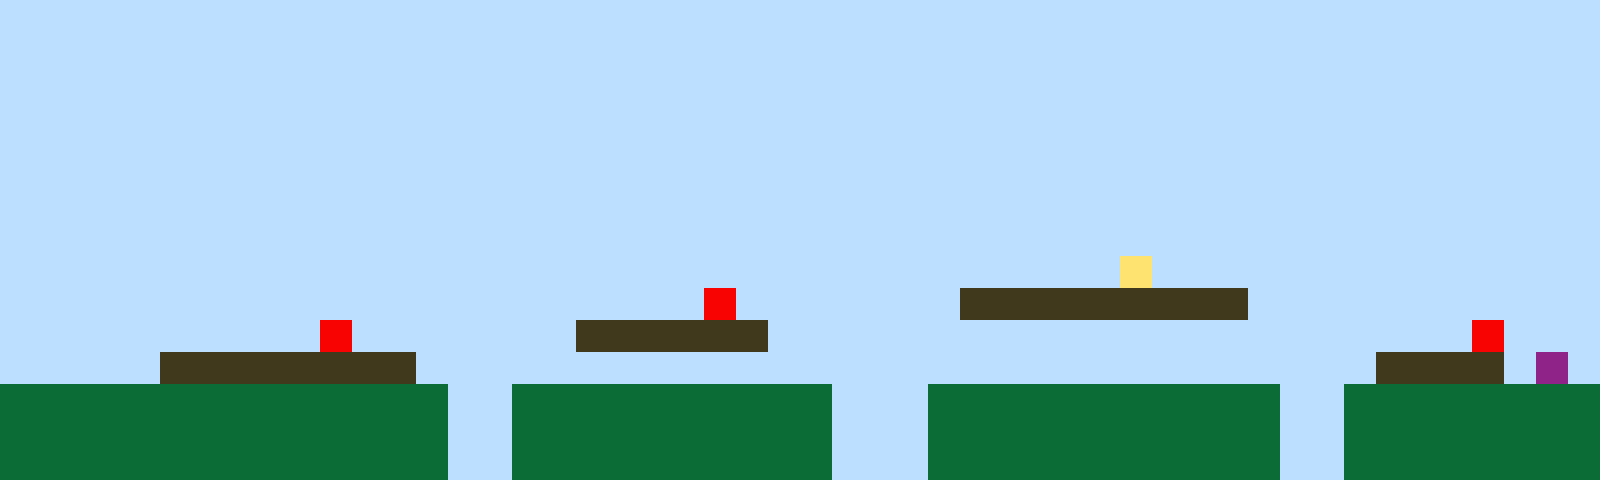

Rendered tile map (Tiled .tmx) drawn with the repository's tilesets; below, a short description and the full map source, tile grids included:
An orthogonal 50x15 tile map with 32x32 px tiles, 1 tile layer (Tile Layer 1).

<map version="1.10" tiledversion="1.11.2" orientation="orthogonal" renderorder="right-up" width="50" height="15" tilewidth="32" tileheight="32" infinite="0" nextlayerid="2" nextobjectid="1"><editorsettings><export target="map1.csv" format="csv" /></editorsettings><tileset firstgid="1" name="sprites" tilewidth="32" tileheight="32" tilecount="6" columns="3"><image source="sprites.png" width="96" height="64" /></tileset><layer id="1" name="Tile Layer 1" width="50" height="15"><data encoding="csv">1,1,1,1,1,1,1,1,1,1,1,1,1,1,1,1,1,1,1,1,1,1,1,1,1,1,1,1,1,1,1,1,1,1,1,1,1,1,1,1,1,1,1,1,1,1,1,1,1,1,1,1,1,1,1,1,1,1,1,1,1,1,1,1,1,1,1,1,1,1,1,1,1,1,1,1,1,1,1,1,1,1,1,1,1,1,1,1,1,1,1,1,1,1,1,1,1,1,1,1,1,1,1,1,1,1,1,1,1,1,1,1,1,1,1,1,1,1,1,1,1,1,1,1,1,1,1,1,1,1,1,1,1,1,1,1,1,1,1,1,1,1,1,1,1,1,1,1,1,1,1,1,1,1,1,1,1,1,1,1,1,1,1,1,1,1,1,1,1,1,1,1,1,1,1,1,1,1,1,1,1,1,1,1,1,1,1,1,1,1,1,1,1,1,1,1,1,1,1,1,1,1,1,1,1,1,1,1,1,1,1,1,1,1,1,1,1,1,1,1,1,1,1,1,1,1,1,1,1,1,1,1,1,1,1,1,1,1,1,1,1,1,1,1,1,1,1,1,1,1,1,1,1,1,1,1,1,1,1,1,1,1,1,1,1,1,1,1,1,1,1,1,1,1,1,1,1,1,1,1,1,1,1,1,1,1,1,1,1,1,1,1,1,1,1,1,1,1,1,1,1,1,1,1,1,1,1,1,1,1,1,1,1,1,1,1,1,1,1,1,1,1,1,1,1,1,1,1,1,1,1,1,1,1,1,1,1,1,1,1,1,1,1,1,1,1,1,1,1,1,1,1,1,1,1,1,1,1,1,1,1,1,1,1,1,1,1,1,1,1,1,1,1,1,1,1,1,1,1,1,1,1,1,1,1,1,1,1,1,1,1,1,1,1,1,1,1,1,1,1,1,1,1,1,1,1,1,1,1,1,1,1,1,1,1,1,1,1,1,1,1,1,1,1,1,1,1,1,1,1,1,1,1,1,1,4,1,1,1,1,1,1,1,1,1,1,1,1,1,1,1,1,1,1,1,1,1,1,1,1,1,1,1,1,1,1,1,1,1,1,1,1,5,1,1,1,1,1,1,1,3,3,3,3,3,3,3,3,3,1,1,1,1,1,1,1,1,1,1,1,1,1,1,1,1,1,1,1,1,1,5,1,1,1,1,1,1,1,3,3,3,3,3,3,1,1,1,1,1,1,1,1,1,1,1,1,1,1,1,1,1,1,1,1,1,1,5,1,1,1,1,1,1,1,1,3,3,3,3,3,3,3,3,1,1,1,1,1,1,1,1,1,1,1,1,1,1,1,1,1,1,1,1,1,1,1,1,1,1,1,1,1,1,3,3,3,3,1,6,1,2,2,2,2,2,2,2,2,2,2,2,2,2,2,1,1,2,2,2,2,2,2,2,2,2,2,1,1,1,2,2,2,2,2,2,2,2,2,2,2,1,1,2,2,2,2,2,2,2,2,2,2,2,2,2,2,2,2,2,2,2,2,2,2,1,1,2,2,2,2,2,2,2,2,2,2,1,1,1,2,2,2,2,2,2,2,2,2,2,2,1,1,2,2,2,2,2,2,2,2,2,2,2,2,2,2,2,2,2,2,2,2,2,2,1,1,2,2,2,2,2,2,2,2,2,2,1,1,1,2,2,2,2,2,2,2,2,2,2,2,1,1,2,2,2,2,2,2,2,2</data></layer></map>
